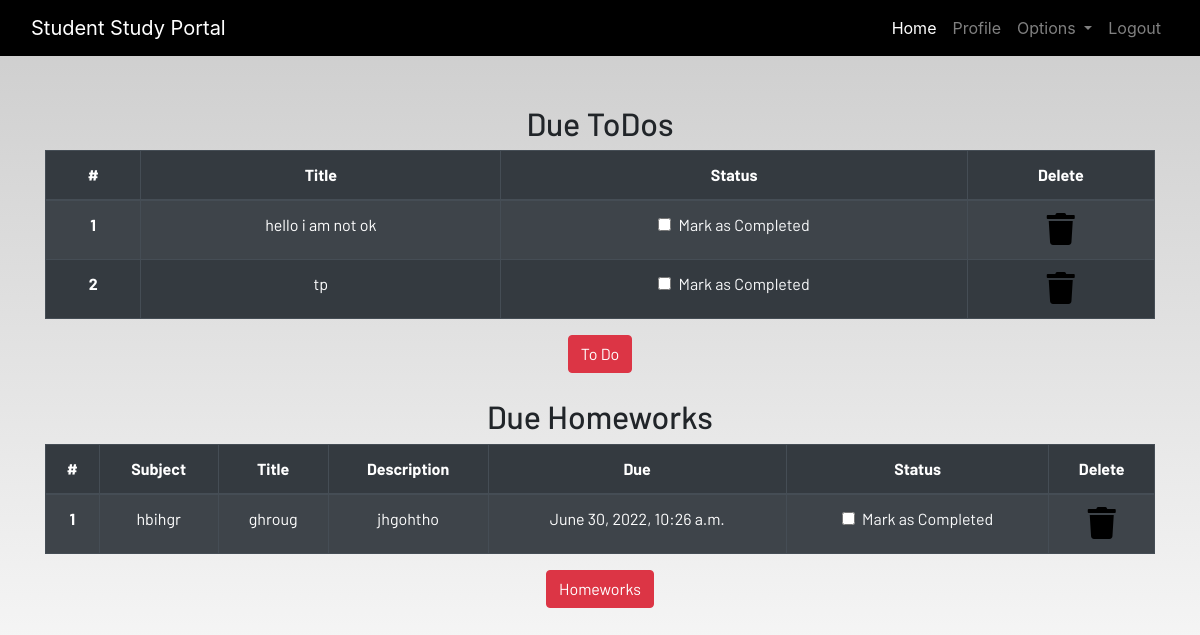
/profile/ (signed in), run on the app's committed database.
### dashboard/models.py (models this page shows, shortened)
class Todo(models.Model):
    user = models.ForeignKey(User, on_delete=models.CASCADE)
    title = models.CharField(max_length=100)
    is_finished = models.BooleanField(default=False)

class Homework(models.Model):
    user = models.ForeignKey(User,on_delete=models.CASCADE)
    subject = models.CharField(max_length=50)
    title = models.CharField(max_length=100)
    description = models.TextField()
    due = models.DateTimeField()
    is_finished = models.BooleanField(default=False)

### dashboard/views.py (the view)
# urls.py: path('profile/',dash_views.profile, name='profile'),
@login_required
def profile(request):
    homeworks = Homework.objects.filter(is_finished=False, user=request.user)
    todos = Todo.objects.filter(is_finished=False, user=request.user)
    if len(homeworks) == 0:
        homeworks_done = True
    else:
        homeworks_done = False
    if len(todos) == 0:
        todos_done = True
    else:
        todos_done = False
    contex = {
        'homeworks':homeworks,
        'todos':todos,
        'homeworks_done':homeworks_done,
        'todos_done':todos_done
    }
    return render(request, 'dashboard/profile.html', contex)

### dashboard/templates/dashboard/profile.html
{% extends 'dashboard/base.html' %} {% load static %}
{% load crispy_forms_tags%}
{% block content %}
<section class="text-center">
    <div class="container">
       {% if not todos_done %}
        <h2>Due ToDos</h2>
        <table class="table table-striped table-bordered table-hover table-dark">
            <thead>
                <tr>
                    <th scope="col">#</th>
                    <th scope="col">Title</th>
                    <th scope="col">Status</th>
                    <th scope="col">Delete</th>
                </tr>
            </thead>
            <tbody>
                {% for todo in todos %}
                <tr>
                    <th scope="row">{{forloop.counter}}</th>
                    <td>{{todo.title}}</td>
                    <td>
                        <a href="{% url 'update_todo' todo.id%}">
                            <div class="form-check">
                                {% if todo.is_finished == True %}
                                 <input class="form-check-input" type="checkbox" value="" checked>
                                 {% else %}
                                 <input class="form-check-input" type="checkbox" value="">
                                 {% endif %}
                                <label class="form-check-label text-light" for="flexCheckDefault">
                                    Mark as Completed
                                </label>
                            </div>
                        </a>
                    </td>
                    <td><a href="{% url 'deletTodo' todo.id %}"><i class="fa fa-trash fa-2x"></i></a></td>
                </tr>
                {% endfor %}
            </tbody>
        </table>
            {% else %}
            <h3>All To dos are completed!!!!</h3>
        {% endif %}
        <a href="{% url 'todo' %}" class="btn btn-danger">To Do</a>
        <br><br>
        {% if not homeworks_done %}
        <h2>Due Homeworks</h2>
        <table class="table table-striped table-bordered table-hover table-dark">
            <thead>
                <tr>
                    <th scope="col">#</th>
                    <th scope="col">Subject</th>
                    <th scope="col">Title</th>
                    <th scope="col">Description</th>
                    <th scope="col">Due</th>
                    <th scope="col">Status</th>
                    <th scope="col">Delete</th>
                </tr>
            </thead>
            <tbody>
                {% for homework in homeworks %}
                <tr>
                    <th scope="row">{{forloop.counter}}</th>
                    <td>{{homework.subject}}</td>
                    <td>{{homework.title}}</td>
                    <td>{{homework.description}}</td>
                    <td>{{homework.due}}</td>
                    <td>
                        <a href="{% url 'update_homework' homework.id %}">
                            <div class="form-check">
                                {% if homework.is_finished == true %}
                                <input class="form-check-input" type="checkbox" value="" checked>
                                {% else %}
                                <input class="form-check-input" type="checkbox" value="">
                                {% endif %}
                                <label class="form-check-label text-light" for="flexCheckDefault">
                                    Mark as Completed
                                </label>
                            </div>
                        </a>
                    </td>
                    <td><a href="{% url 'deletehomework' homework.id %}"><i class="fa fa-trash fa-2x"></i></a></td>
                </tr>
            {% endfor %}
            </tbody>
        </table>
        {% else %}
        <h3>All To homeworks are completed!!!!</h3>
        {% endif %}
        <a href="{% url 'homeWork' %}" class="btn btn-danger">Homeworks</a>
    </div>
</section>
{% endblock content %}

### static/css/main.css (style rules this page uses)
html { scroll-behavior: smooth; height: 100%; width: 100%; }
a { text-decoration: none !important; color: black; }
html, body { max-width: 100%; overflow-x: hidden; height: 100%; width: 100%; }
body { background: linear-gradient(rgba(0, 0, 0, 0.2), rgba(255, 255, 255, 0.5)); overflow-x: hidden; background-repeat: no-repeat; }
.fa { color: black; }

### data on the page
Todo: title "hello i am not ok"
Todo: title "tp"
Homework: subject "hbihgr", title "ghroug", description "jhgohtho", due "June 30, 2022, 10:26 a.m."
